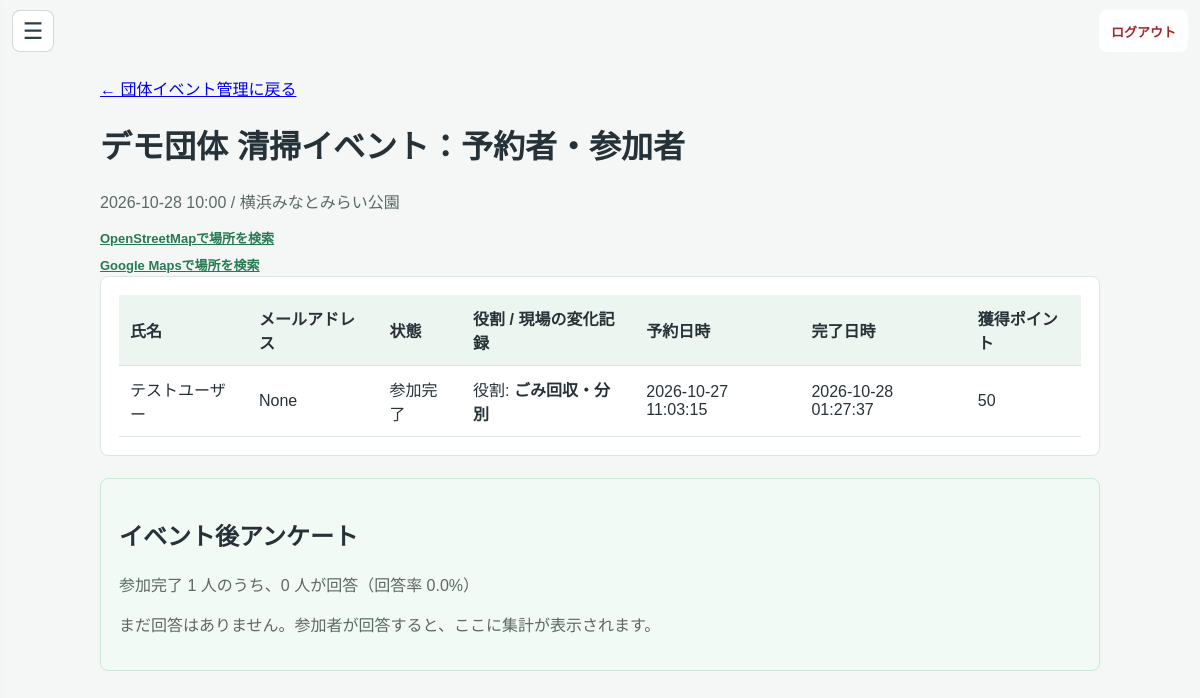
The app's page /organizer/events/7/participants (signed in) with its own data.
### tables this page shows
CREATE TABLE events (
                id INTEGER PRIMARY KEY AUTOINCREMENT,
                name TEXT,
                location TEXT,
                datetime TEXT,
                bonus_points INTEGER,
                organizer_id INTEGER,
                status TEXT NOT NULL DEFAULT 'open' CHECK(status IN ('open', 'cancelled')), review_status TEXT NOT NULL
                DEFAULT 'approved'
                CHECK(review_status IN ('pending', 'reviewing', 'changes_requested', 'approved', 'rejected')), review_comment TEXT, reviewed_by INTEGER REFERENCES users(id), reviewed_at TEXT, organization_id INTEGER REFERENCES organizations(id), latitude REAL, longitude REAL, reward_details TEXT, category TEXT NOT NULL DEFAULT 'その他', capacity INTEGER NOT NULL DEFAULT 20, purpose_issue TEXT NOT NULL DEFAULT '',
                FOREIGN KEY (organizer_id) REFERENCES users(id)
            );

CREATE TABLE event_reservations (
                id INTEGER PRIMARY KEY AUTOINCREMENT,
                user_id INTEGER NOT NULL,
                event_id INTEGER NOT NULL,
                status TEXT NOT NULL DEFAULT 'reserved'
                    CHECK(status IN ('reserved', 'cancelled', 'completed')),
                reserved_at TEXT DEFAULT CURRENT_TIMESTAMP,
                completed_at TEXT, participant_role TEXT NOT NULL DEFAULT 'ごみ回収・分別',
                UNIQUE(user_id, event_id),
                FOREIGN KEY (user_id) REFERENCES users(id),
                FOREIGN KEY (event_id) REFERENCES events(id)
            );

CREATE TABLE users (
                    id INTEGER PRIMARY KEY AUTOINCREMENT,
                    email TEXT UNIQUE,
                    password TEXT,
                    name TEXT,
                    role TEXT,
                    total_points INTEGER DEFAULT 0 CHECK(total_points >= 0)
                , login_destination TEXT NOT NULL
                    DEFAULT 'user'
                    CHECK(login_destination IN ('user', 'organizer')), onboarding_completed INTEGER NOT NULL
                    DEFAULT 0 CHECK(onboarding_completed IN (0, 1)));

CREATE TABLE activity_history (
                id INTEGER PRIMARY KEY AUTOINCREMENT,
                user_id INTEGER,
                event_id INTEGER DEFAULT NULL,
                type TEXT, 
                title TEXT,
                trash_count INTEGER DEFAULT 0,
                ai_detected_count INTEGER DEFAULT 0,
                user_declared_count INTEGER DEFAULT 0,
                points_earned INTEGER,
                steps INTEGER DEFAULT 0,
                duration INTEGER DEFAULT 0,
                distance REAL DEFAULT 0.0,
                calories INTEGER DEFAULT 0,
                detox_duration INTEGER DEFAULT 0,
                date TEXT DEFAULT CURRENT_TIMESTAMP, gps_measured INTEGER
                NOT NULL DEFAULT 0 CHECK(gps_measured IN (0, 1)), step_source TEXT NOT NULL DEFAULT 'unmeasured' CHECK(step_source IN ('device', 'gps_estimated', 'unmeasured')), trash_category TEXT NOT NULL DEFAULT 'ペットボトル・飲料容器', bag_size TEXT NOT NULL DEFAULT '手持ち・少量（1〜3個）', participant_role TEXT NOT NULL DEFAULT '', before_state TEXT NOT NULL DEFAULT '', after_state TEXT NOT NULL DEFAULT '', points_status TEXT NOT NULL DEFAULT 'awarded' CHECK(points_status IN ('pending', 'awarded', 'cancelled')), points_pending INTEGER NOT NULL DEFAULT 0 CHECK(points_pending >= 0), gps_simulated INTEGER NOT NULL DEFAULT 0 CHECK(gps_simulated IN (0, 1)),
                UNIQUE(user_id, event_id), -- 🔒 重複ポイント取得を完全ブロック
                FOREIGN KEY (user_id) REFERENCES users(id),
                FOREIGN KEY (event_id) REFERENCES events(id) -- 🔒 参照整合性の確保
            );

### app.py (the view)
@app.route('/organizer/events/<int:event_id>/participants')
@organizer_required
def organizer_event_participants(event_id):
    conn = get_db()
    try:
        organization_id = get_user_organization_id(conn, session['user_id'])
        event = conn.execute('''
            SELECT * FROM events WHERE id = ? AND organization_id = ?
        ''', (event_id, organization_id)).fetchone()
        if not event:
            return 'イベントが見つかりません。', 404
        participants = conn.execute('''
            SELECT CASE WHEN a.id IS NOT NULL THEN 'completed'
                        ELSE r.status END AS status,
                   r.reserved_at,
                   COALESCE(r.completed_at, a.date) AS completed_at,
                   u.name, NULL AS email, a.points_earned,
                   COALESCE(NULLIF(a.participant_role, ''), NULLIF(r.participant_role, ''), '') AS participant_role,
                   COALESCE(a.before_state, '') AS before_state,
                   COALESCE(a.after_state, '') AS after_state
            FROM (
                SELECT user_id FROM event_reservations WHERE event_id = ?
                UNION
                SELECT user_id FROM activity_history WHERE event_id = ?
            ) attendee
            JOIN users u ON u.id = attendee.user_id
            LEFT JOIN event_reservations r
                ON r.user_id = attendee.user_id AND r.event_id = ?
            LEFT JOIN activity_history a
                ON a.user_id = attendee.user_id AND a.event_id = ?
            ORDER BY CASE status
                WHEN 'reserved' THEN 0 WHEN 'completed' THEN 1 ELSE 2 END,
                r.reserved_at
        ''', (event_id, event_id, event_id, event_id)).fetchall()
        feedback_summary = conn.execute('''
            SELECT COUNT(*) AS responses,
                   ROUND(AVG(satisfaction), 1) AS average_satisfaction,
                   SUM(CASE WHEN next_participation = 'yes' THEN 1 ELSE 0 END) AS yes_count,
                   SUM(CASE WHEN next_participation = 'maybe' THEN 1 ELSE 0 END) AS maybe_count,
                   SUM(CASE WHEN next_participation = 'no' THEN 1 ELSE 0 END) AS no_count,
                   SUM(CASE WHEN trim(comment) <> '' OR trim(noticed_issue) <> '' OR trim(next_improvement) <> '' THEN 1 ELSE 0 END) AS comment_count,
                   SUM(CASE WHEN (trim(comment) <> '' OR trim(noticed_issue) <> '' OR trim(next_improvement) <> '') AND action_status = 'addressed'
                            THEN 1 ELSE 0 END) AS addressed_comments
            FROM event_feedback WHERE event_id = ?
        ''', (event_id,)).fetchone()
        completed_count = conn.execute('''
            SELECT COUNT(*) FROM activity_history
            WHERE event_id = ? AND type = 'event'
        ''', (event_id,)).fetchone()[0]
        response_rate = (
            round(feedback_summary['responses'] * 100 / completed_count, 1)
            if completed_count else 0
        )
        reflection_rate = (
            round(feedback_summary['addressed_comments'] * 100 / feedback_summary['comment_count'], 1)
            if feedback_summary['comment_count'] else 0
        )
        feedback_comments = conn.execute('''
            SELECT id, comment, noticed_issue, suspected_cause,
                   collaboration_note, next_improvement,
                   action_status, action_note, reviewed_at
            FROM event_feedback
            WHERE event_id = ?
              AND (
                  trim(comment) <> ''
                  OR trim(noticed_issue) <> ''
                  OR trim(suspected_cause) <> ''
                  OR trim(collaboration_note) <> ''
                  OR trim(next_improvement) <> ''
              )
            ORDER BY submitted_at DESC
        ''', (event_id,)).fetchall()
        return render_template(
            'organizer_event_participants.html',
            event=event,
            participants=participants,
            feedback_summary=feedback_summary,
            completed_count=completed_count,
            response_rate=response_rate,
            reflection_rate=reflection_rate,
            feedback_comments=feedback_comments,
        )
    finally:
        conn.close()

### app.py (called while the page is built)
def get_db():
    conn = sqlite3.connect(DATABASE)
    conn.row_factory = sqlite3.Row
    conn.execute("PRAGMA foreign_keys = ON")
    return conn

def get_user_organization_id(conn, user_id):
    membership = conn.execute('''
        SELECT om.organization_id
        FROM organization_members om
        JOIN organizations o ON o.id = om.organization_id
        WHERE om.user_id = ? AND om.status = 'active'
            AND o.status = 'approved'
        ORDER BY CASE om.role WHEN 'owner' THEN 0 ELSE 1 END, om.id DESC
        LIMIT 1
    ''', (user_id,)).fetchone()
    return membership['organization_id'] if membership else None

def organizer_required(func):
    @wraps(func)
    def wrapper(*args, **kwargs):
        user_id = session.get('user_id')
        if session.get('role') != 'user' or not user_id:
            return redirect(url_for('login'))
        conn = get_db()
        try:
            user = conn.execute(
                'SELECT role FROM users WHERE id = ?', (user_id,)
            ).fetchone()
            if not user or user['role'] != 'user':
                session.clear()
                return redirect(url_for('login'))
            organization_id = get_user_organization_id(conn, user_id)
        finally:
            conn.close()
        if not organization_id:
            flash('団体機能は、審査で承認された団体メンバーのみ利用できます。', 'info')
            return redirect(url_for('organizer_apply'))
        return func(*args, **kwargs)
    return wrapper

def _detect_view_mode():
    ua = (request.headers.get('User-Agent') or '').lower()
    if any(token in ua for token in ('mobile', 'android', 'iphone', 'ipod', 'iemobile')):
        return 'mobile'
    return 'pc'

@app.context_processor
def inject_csrf_token():
    if 'csrf_token' not in session:
        session['csrf_token'] = secrets.token_urlsafe(32)
    unread_notifications = 0
    if session.get('role') == 'user' and session.get('user_id'):
        conn = get_db()
        try:
            unread_notifications = conn.execute('''
                SELECT COUNT(*) FROM user_notifications
                WHERE user_id = ? AND read_at IS NULL
            ''', (session['user_id'],)).fetchone()[0]
        finally:
            conn.close()
    effective_view = _detect_view_mode()
    return {
        'csrf_token': session['csrf_token'],
        'unread_notifications': unread_notifications,
        'view_mode': effective_view,
        'region_profile': get_region_profile(),
    }

### templates/organizer_event_participants.html (shortened to what this page needs)
{% from "_event_location_map.html" import event_map_link %}
<!DOCTYPE html>
<html lang="ja">
<head>
</head>
<body>
    {% include "_organizer_navigation.html" %}
<main>
    <p><a href="{{ url_for('organizer_events') }}">← 団体イベント管理に戻る</a></p>
    <h1>{{ event.name }}：予約者・参加者</h1>
    <p class="muted">{{ event.datetime }} / {{ event.location }}</p>
    {{ event_map_link(event) }}
    <section>
        <table>
            <thead><tr><th>氏名</th><th>メールアドレス</th><th>状態</th><th>役割 / 現場の変化記録</th><th>予約日時</th><th>完了日時</th><th>獲得ポイント</th></tr></thead>
            <tbody>
            {% for participant in participants %}
                <tr>
                    <td>{{ participant.name }}</td>
                    <td>{{ participant.email }}</td>
                    <td>{{ {'reserved': '予約中', 'completed': '参加完了', 'cancelled': 'キャンセル'}[participant.status] }}</td>
                    <td>
                        {% if participant.participant_role %}<div>役割: <strong>{{ participant.participant_role }}</strong></div>{% endif %}
                    </td>
                    <td>{{ participant.reserved_at }}</td>
                    <td>{{ participant.completed_at or '—' }}</td>
                    <td>{{ participant.points_earned if participant.points_earned is not none else '—' }}</td>
                </tr>
            {% else %}
                <tr><td colspan="7">予約者・参加者はいません。</td></tr>
            {% endfor %}
            </tbody>
        </table>
    </section>
    <section class="feedback-summary" aria-labelledby="feedback-title">
        <h2 id="feedback-title">イベント後アンケート</h2>
        <p class="muted">参加完了 {{ completed_count }} 人のうち、{{ feedback_summary.responses }} 人が回答（回答率 {{ response_rate }}%）</p>
        {% if feedback_summary.responses %}
            <div class="feedback-stats">
                <div class="feedback-stat">平均満足度<strong>{{ feedback_summary.average_satisfaction }} / 5</strong></div>
                <div class="feedback-stat">次回も参加したい<strong>{{ feedback_summary.yes_count or 0 }} 人</strong></div>
                <div class="feedback-stat">日時・内容によって参加<strong>{{ feedback_summary.maybe_count or 0 }} 人</strong></div>
                <div class="feedback-stat">次回参加は難しい<strong>{{ feedback_summary.no_count or 0 }} 人</strong></div>
                <div class="feedback-stat">自由記述の対応済み<strong>{{ reflection_rate }}%（{{ feedback_summary.addressed_comments or 0 }}/{{ feedback_summary.comment_count or 0 }}件）</strong></div>
            </div>
            {% if feedback_comments %}
                <h3>改善コメントと対応状況（回答者名は表示しません）</h3>
                {% for feedback in feedback_comments %}
                    <article class="feedback-item">
                        <blockquote>
                            {% if feedback.noticed_issue %}<div>🔍 <strong>気づいた問題：</strong>{{ feedback.noticed_issue }}</div>{% endif %}
                            {% if feedback.suspected_cause %}<div>💡 <strong>原因の考察：</strong>{{ feedback.suspected_cause }}</div>{% endif %}
                            {% if feedback.collaboration_note %}<div>🤝 <strong>協力した点：</strong>{{ feedback.collaboration_note }}</div>{% endif %}
                            {% if feedback.next_improvement %}<div>🚀 <strong>次の改善案：</strong>{{ feedback.next_improvement }}</div>{% endif %}
                            {% if feedback.comment %}<div>{{ feedback.comment }}</div>{% endif %}
                        </blockquote>
                        <form class="feedback-form" method="post" action="{{ url_for('organizer_event_feedback_update', event_id=event.id, feedback_id=feedback.id) }}">
                            <input type="hidden" name="csrf_token" value="{{ csrf_token }}">
                            <label>対応状況
                                <select name="action_status" required>
                                    <option value="pending" {% if feedback.action_status == 'pending' %}selected{% endif %}>未確認</option>
                                    <option value="planned" {% if feedback.action_status == 'planned' %}selected{% endif %}>対応予定</option>
                                    <option value="addressed" {% if feedback.action_status == 'addressed' %}selected{% endif %}>対応済み</option>
                                    <option value="not_planned" {% if feedback.action_status == 'not_planned' %}selected{% endif %}>対応しない</option>
                                </select>
                            </label>
                            <label>対応メモ（任意・500文字以内）
                                <textarea name="action_note" maxlength="500" placeholder="次回から集合時刻を30分遅らせる、など">{{ feedback.action_note }}</textarea>
                            </label>
                            <button type="submit">対応状況を保存</button>
                        </form>
                    </article>
                {% endfor %}
            {% else %}
                <p class="muted">自由記述の回答はありません。</p>
            {% endif %}
        {% else %}
            <p class="muted">まだ回答はありません。参加者が回答すると、ここに集計が表示されます。</p>
        {% endif %}
    </section>
</main>
</body>
</html>

### templates/organizer_event_participants.html (style rules this page uses)
body { margin: 0; padding: 60px 16px 24px; background: #f4f7f6; color: #263238; font-family: "Yu Gothic", Meiryo, sans-serif; }
main { max-width: 1000px; margin: 0 auto; }
section { padding: 18px; background: #fff; border: 1px solid #dce5e1; border-radius: 8px; overflow-x: auto; }
table { width: 100%; border-collapse: collapse; }
th, td { padding: 11px; border-bottom: 1px solid #dce5e1; text-align: left; }
th { background: #edf5f0; }
.muted { color: #596a63; }
.feedback-summary { margin-top: 22px; padding: 18px; background: #f2faf5; border: 1px solid #cce8d6; border-radius: 8px; }

### records on screen
events: name "デモ団体 清掃イベント", datetime "2026-10-28 10:00", location "横浜みなとみらい公園"
event_reservations: name "テストユーザー", email "None", status "参加完了", participant_role "ごみ回収・分別", reserved_at "2026-10-27 11:03:15", completed_at "2026-10-28 01:27:37", points_earned "50"

### other values on screen
{{ completed_count }} "1"
{{ feedback_summary.responses }} "0"
{{ response_rate }} "0.0"
